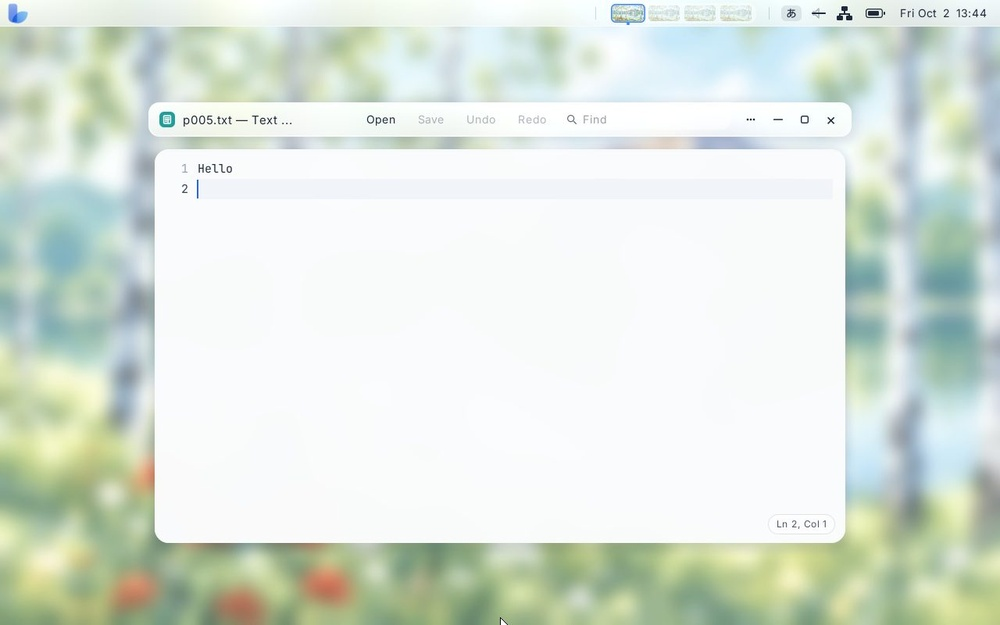
#> input picture plan/ws095/tests/evidence-p005/bar-ja.jpg, 1000 x 625 px, shrunk from 1280 x 800 before the run
$ python shot-diff.py ../../ws095/tests/evidence-p005/bar-ja.jpg ../../ws095/tests/evidence-p005/candidates.jpg out.png
#> lines starting #> are read from the running program, lines starting #| are printed output that depends on the picture
#!/usr/bin/env python3
"""Compares two screenshots of the desktop (keiland-shot) pixel by pixel.

Copyright (C) 2026 Awe Morris; SPDX-License-Identifier: Zlib

    shot-diff.py BEFORE.png AFTER.png [DIFF.png]

Prints the largest difference of a channel (0 to 255), how many pixels
differ at all, by more than 2 and by more than 8, and the box around those
over 2 (a changed clock or cursor shows as a small box).  DIFF.png, when
given, is the difference made 16 times brighter.
"""
import sys

import numpy
from PIL import Image


def main() -> int:
	if len(sys.argv) not in (3, 4):
		print(__doc__.strip().splitlines()[3], file=sys.stderr)
		return 2
	before = numpy.asarray(Image.open(sys.argv[1]).convert("RGB"), dtype=numpy.int16)
	after = numpy.asarray(Image.open(sys.argv[2]).convert("RGB"), dtype=numpy.int16)
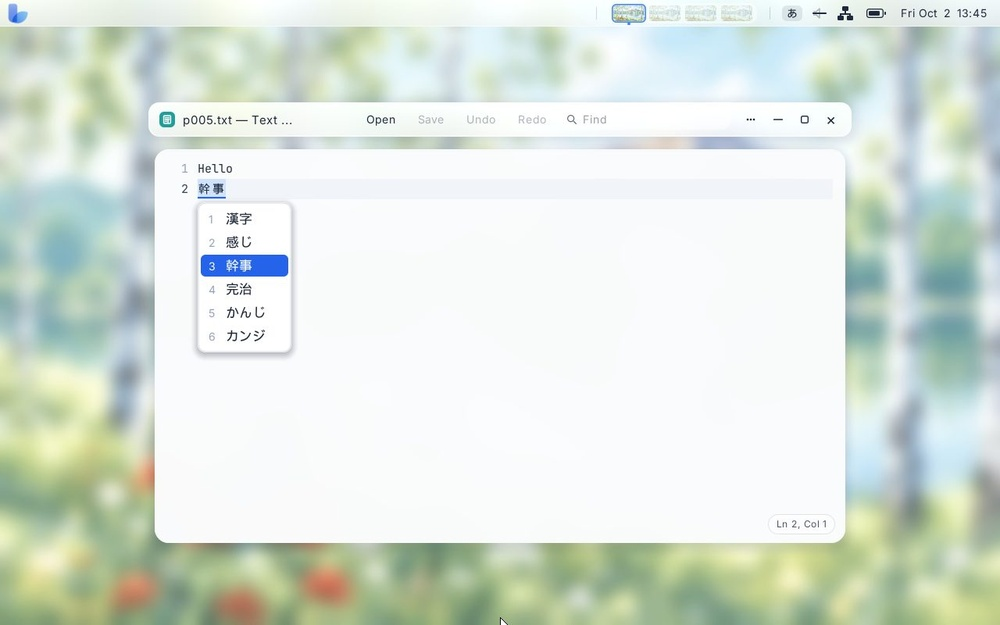
#> input picture plan/ws095/tests/evidence-p005/candidates.jpg, 1000 x 625 px, shrunk from 1280 x 800 before the run
	if before.shape != after.shape:
		print(f"sizes differ: {before.shape} and {after.shape}")
		return 1
	difference = numpy.abs(before - after).max(axis=2)
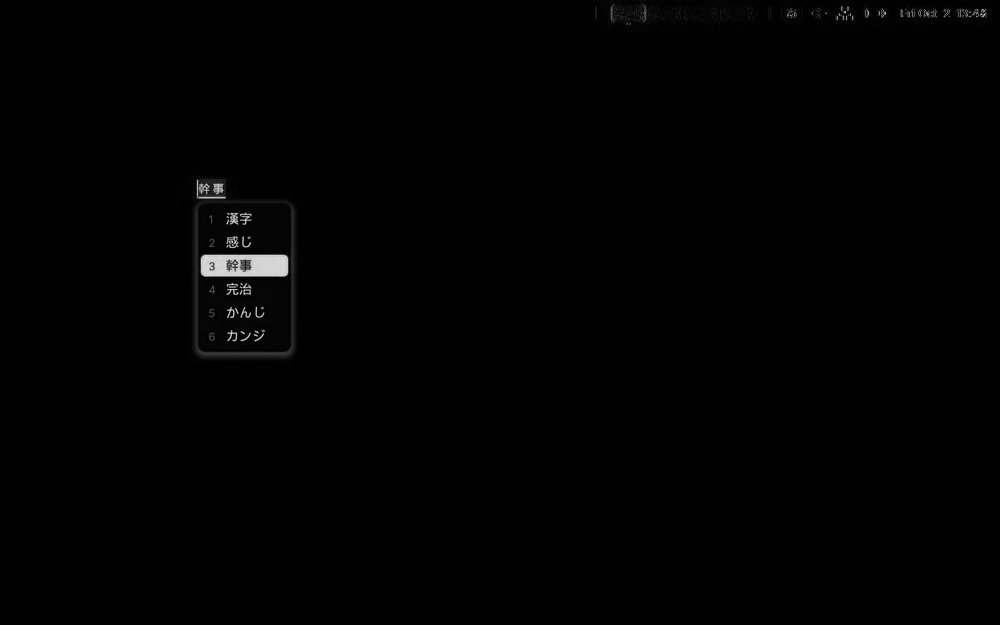
#> difference: shape (625, 1000) int16; min 0, max 237, mean 1.2
	print(f"max {int(difference.max())} differ {int((difference > 0).sum())} "
		f"over2 {int((difference > 2).sum())} over8 {int((difference > 8).sum())} of {difference.size}")
#| max 237 differ 31248 over2 23551 over8 9381 of 625000
	rows, columns = numpy.nonzero(difference > 2)
	if rows.size:
		print(f"box over2 x={columns.min()}..{columns.max()} y={rows.min()}..{rows.max()}")
#| box over2 x=176..991 y=0..363
	if len(sys.argv) == 4:
		Image.fromarray(numpy.clip(difference * 16, 0, 255).astype(numpy.uint8)).save(sys.argv[3])
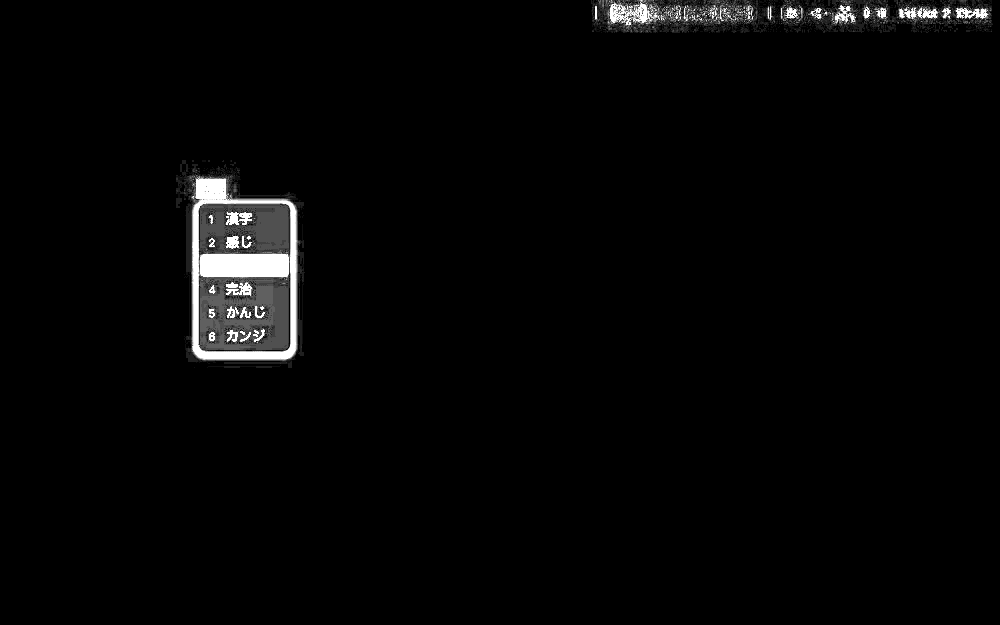
#> saved as out.png: PIL image 1000x625 L; min 0, max 255, mean 5.6
	return 0


if __name__ == "__main__":
	sys.exit(main())
#> (the program exits here)
